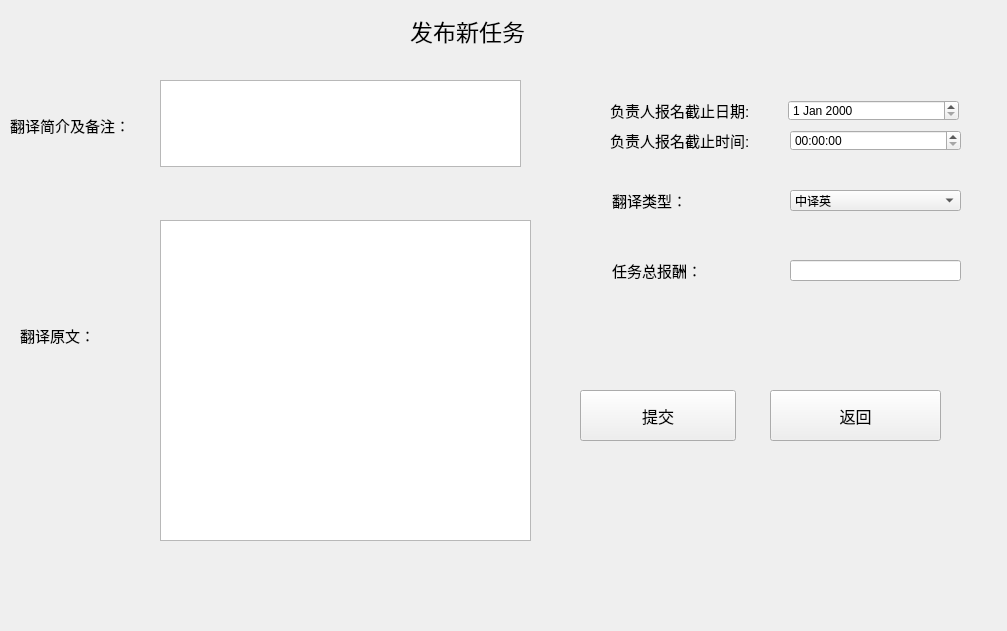
<?xml version="1.0" encoding="UTF-8"?>
<ui version="4.0">
 <class>LaunchTask</class>
 <widget class="QWidget" name="LaunchTask">
  <property name="geometry">
   <rect>
    <x>0</x>
    <y>0</y>
    <width>1007</width>
    <height>631</height>
   </rect>
  </property>
  <property name="windowTitle">
   <string>发布新任务</string>
  </property>
  <widget class="QTextEdit" name="tText">
   <property name="geometry">
    <rect>
     <x>160</x>
     <y>220</y>
     <width>371</width>
     <height>321</height>
    </rect>
   </property>
  </widget>
  <widget class="QTextEdit" name="tIntro">
   <property name="geometry">
    <rect>
     <x>160</x>
     <y>80</y>
     <width>361</width>
     <height>87</height>
    </rect>
   </property>
  </widget>
  <widget class="QLabel" name="label">
   <property name="geometry">
    <rect>
     <x>10</x>
     <y>100</y>
     <width>131</width>
     <height>51</height>
    </rect>
   </property>
   <property name="font">
    <font>
     <pointsize>11</pointsize>
    </font>
   </property>
   <property name="text">
    <string>翻译简介及备注：</string>
   </property>
  </widget>
  <widget class="QLabel" name="label_2">
   <property name="geometry">
    <rect>
     <x>20</x>
     <y>310</y>
     <width>131</width>
     <height>51</height>
    </rect>
   </property>
   <property name="font">
    <font>
     <pointsize>11</pointsize>
    </font>
   </property>
   <property name="text">
    <string>翻译原文：</string>
   </property>
  </widget>
  <widget class="QLabel" name="label_6">
   <property name="geometry">
    <rect>
     <x>410</x>
     <y>10</y>
     <width>161</width>
     <height>41</height>
    </rect>
   </property>
   <property name="font">
    <font>
     <pointsize>17</pointsize>
    </font>
   </property>
   <property name="text">
    <string>发布新任务</string>
   </property>
  </widget>
  <widget class="QDateEdit" name="dateEdit">
   <property name="geometry">
    <rect>
     <x>788</x>
     <y>100</y>
     <width>171</width>
     <height>21</height>
    </rect>
   </property>
  </widget>
  <widget class="QLabel" name="label_3">
   <property name="geometry">
    <rect>
     <x>612</x>
     <y>190</y>
     <width>90</width>
     <height>21</height>
    </rect>
   </property>
   <property name="font">
    <font>
     <pointsize>11</pointsize>
    </font>
   </property>
   <property name="text">
    <string>翻译类型：</string>
   </property>
  </widget>
  <widget class="QLabel" name="label_5">
   <property name="geometry">
    <rect>
     <x>612</x>
     <y>260</y>
     <width>108</width>
     <height>21</height>
    </rect>
   </property>
   <property name="font">
    <font>
     <pointsize>11</pointsize>
    </font>
   </property>
   <property name="text">
    <string>任务总报酬：</string>
   </property>
  </widget>
  <widget class="QComboBox" name="cBTransType">
   <property name="geometry">
    <rect>
     <x>790</x>
     <y>190</y>
     <width>171</width>
     <height>21</height>
    </rect>
   </property>
   <item>
    <property name="text">
     <string>中译英</string>
    </property>
   </item>
   <item>
    <property name="text">
     <string>英译中</string>
    </property>
   </item>
  </widget>
  <widget class="QLabel" name="label_4">
   <property name="geometry">
    <rect>
     <x>610</x>
     <y>100</y>
     <width>171</width>
     <height>21</height>
    </rect>
   </property>
   <property name="font">
    <font>
     <pointsize>11</pointsize>
    </font>
   </property>
   <property name="text">
    <string>负责人报名截止日期:</string>
   </property>
  </widget>
  <widget class="QLineEdit" name="lSumReward">
   <property name="geometry">
    <rect>
     <x>790</x>
     <y>260</y>
     <width>171</width>
     <height>21</height>
    </rect>
   </property>
  </widget>
  <widget class="QLabel" name="label_7">
   <property name="geometry">
    <rect>
     <x>610</x>
     <y>130</y>
     <width>171</width>
     <height>21</height>
    </rect>
   </property>
   <property name="font">
    <font>
     <pointsize>11</pointsize>
    </font>
   </property>
   <property name="text">
    <string>负责人报名截止时间:</string>
   </property>
  </widget>
  <widget class="QTimeEdit" name="timeEdit">
   <property name="geometry">
    <rect>
     <x>790</x>
     <y>130</y>
     <width>171</width>
     <height>21</height>
    </rect>
   </property>
  </widget>
  <widget class="QPushButton" name="bSubmit">
   <property name="geometry">
    <rect>
     <x>580</x>
     <y>390</y>
     <width>156</width>
     <height>51</height>
    </rect>
   </property>
   <property name="font">
    <font>
     <pointsize>12</pointsize>
    </font>
   </property>
   <property name="text">
    <string>提交</string>
   </property>
  </widget>
  <widget class="QPushButton" name="bReturn">
   <property name="geometry">
    <rect>
     <x>770</x>
     <y>390</y>
     <width>171</width>
     <height>51</height>
    </rect>
   </property>
   <property name="font">
    <font>
     <pointsize>12</pointsize>
    </font>
   </property>
   <property name="text">
    <string>返回</string>
   </property>
  </widget>
 </widget>
 <resources/>
 <connections/>
</ui>
